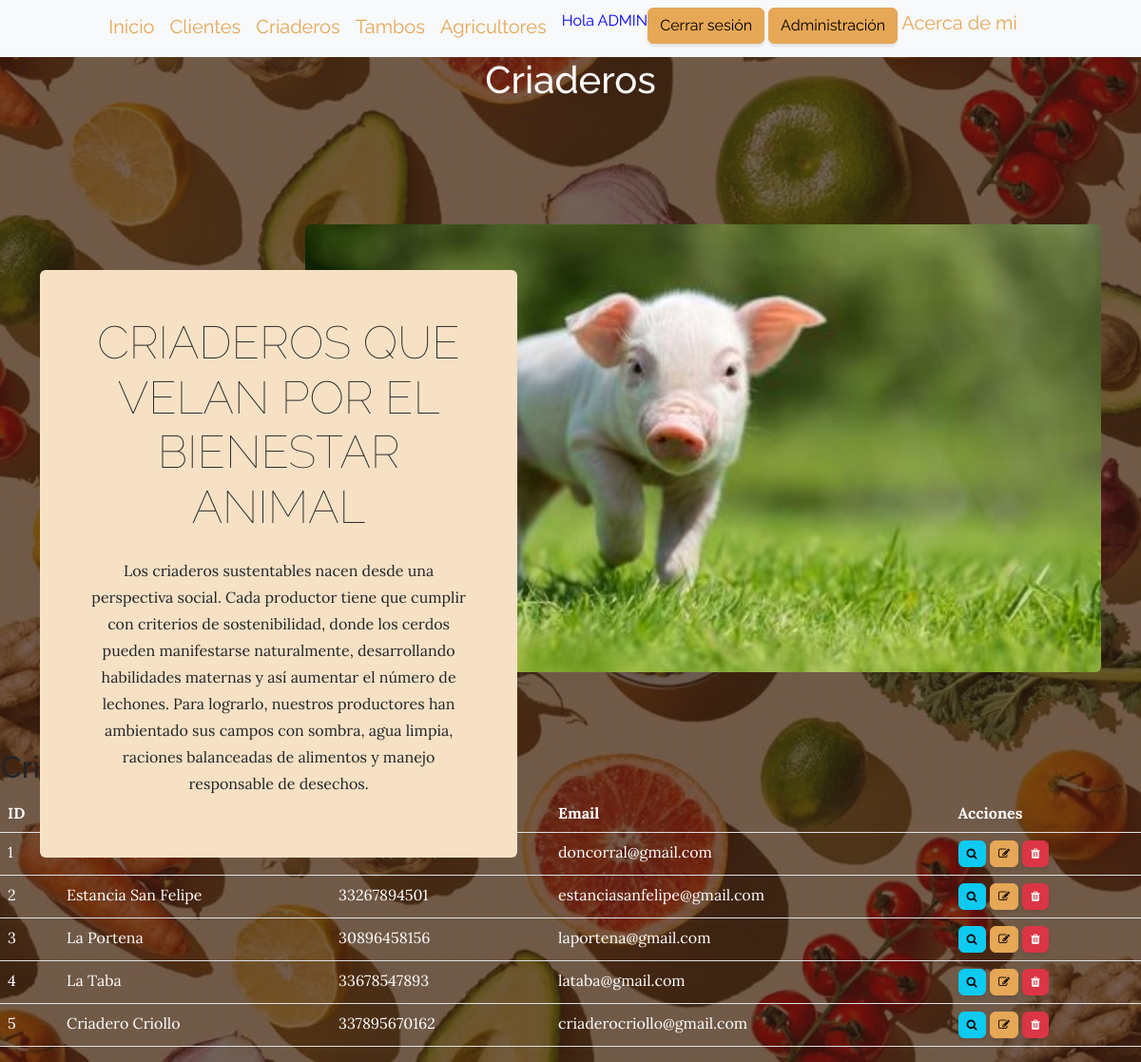
The app's page /aplicacion/criaderos/ (signed in) with its own data.
### aplicacion/models.py (models this page shows, shortened)
class Criadero(models.Model):
    nombre=models.CharField(max_length=50)
    cuit=models.IntegerField()
    email=models.EmailField()

### aplicacion/views.py (the view)
# urls.py: path('criaderos/', CriaderoList.as_view(), name="criaderos"),
class CriaderoList(LoginRequiredMixin, ListView):
    model = Criadero

### aplicacion/templates/aplicacion/criadero_list.html (shortened to what this page needs)
{% extends 'aplicacion/base.html' %}
{% load static %}
{% block cabecera %}
Criaderos
{% endblock cabecera %}
{% block contenido %}
<section class="page-section clearfix">
    <div class="container">
        <div class="intro">
            <img class="intro-img img-fluid mb-3 mb-lg-0 rounded" src="{% static 'aplicacion/assets/img/criadero.jpg' %}" alt="..." />
            <div class="intro-text left-0 text-center bg-faded p-5 rounded">
                <h2 class="section-heading mb-4">
                    <span class="section-heading-lower">Criaderos que velan por el bienestar animal</span>
                </h2>
                <p class="mb-3">Los criaderos sustentables nacen desde una perspectiva social. Cada productor tiene que cumplir con criterios de sostenibilidad, donde los cerdos pueden manifestarse naturalmente, desarrollando habilidades maternas y así aumentar el número de lechones. Para lograrlo, nuestros productores han ambientado sus campos con sombra, agua limpia, raciones balanceadas de alimentos y manejo responsable de desechos.</p>
            </div>
        </div>
    </div>
</section>
<table>
    <tr>
        <td width="200"><h2>Criaderos</h2></td>
        <td>
            <a
            href="{% url 'create_criaderos' %}"
            class="btn btn-primary btn-sm"
            >
            </a>
        </td>
    </tr>
</table>
<table class="table">
    <thead>
        <tr>
            <th>ID</th>
            <th>Nombre</th>
            <th>CUIT</th>
            <th>Email</th>
            <th>Acciones</th>
        </tr>
    </thead>
    <tbody>
    {% for criadero in criadero_list %}
    <tr>
        <td>{{ criadero.id }}</td>
        <td>{{ criadero.nombre }}</td>
        <td>{{ criadero.cuit }}</td>
        <td>{{ criadero.email }}</td>
        <td>
            <a
             href="{% url 'detail_criadero' criadero.id %}"
             class="btn btn-info"
             style="--bs-btn-padding-y: .25rem; --bs-btn-padding-x: .5rem; --bs-btn-font-size: .75rem;"
             ><i class="fa fa-search fa-sm" tittle="View Record"></i>
            </a>
            <a
             href="{% url 'update_criadero' criadero.id %}"
             class="btn btn-primary"
             style="--bs-btn-padding-y: .25rem; --bs-btn-padding-x: .5rem; --bs-btn-font-size: .75rem;"
             ><i class="fa fa-edit fa-sm" tittle="Edit Record"></i>
            </a>
            <a
             href="{% url 'delete_criadero' criadero.id %}"
             class="btn btn-danger"
             style="--bs-btn-padding-y: .25rem; --bs-btn-padding-x: .5rem; --bs-btn-font-size: .75rem;"
             ><i class="fa fa-trash fa-sm" tittle="Delete Record"></i>
           </a>
        </td>
    </tr>
    {% endfor %}
    </tbody>
</table>
{% endblock contenido %}

### aplicacion/templates/aplicacion/base.html (shortened to what this page needs)
<!DOCTYPE html>
<html lang="en">
    <head>
        {% load static %}
        <link rel="stylesheet" href="https://stackpath.bootstrapcdn.com/font-awesome/4.7.0/css/font-awesome.min.css">
        <link href="https://cdn.jsdelivr.net/npm/bootstrap@5.3.1/dist/css/bootstrap.min.css" rel="stylesheet">
        <link href="{% static 'aplicacion/css/styles.css' %}" rel="stylesheet" />
    </head>
    <body>
        <nav class="navbar navbar-expand-lg bg-body-tertiary" id="mainNav">
            <div class="container">
                <div class="collapse navbar-collapse" id="navbarSupportedContent">
                    <ul class="navbar-nav mx-auto">
                        <a class="navbar-brand" href="{% url 'inicio' %}">Inicio</a>
                        {% if user.is_authenticated %}
                        <a class="navbar-brand" href="{% url 'clientes' %}">Clientes</a>
                        <a class="navbar-brand" href="{% url 'criaderos' %}">Criaderos</a>
                        <a class="navbar-brand" href="{% url 'tambos' %}">Tambos</a>
                        <a class="navbar-brand" href="{% url 'agricultores' %}">Agricultores</a>
                        <p style="color:blue">Hola {{ user.username|upper }}</p>
                        <div>
                        <a class="btn btn-primary" href="{% url 'logout' %}">Cerrar sesión</a>
                        <a class="btn btn-primary" href="{% url 'admin:index' %}">Administración</a>
                        <a class="navbar-brand" href="{% url 'acerca' %}">Acerca de mi</a>
                        {% else %}
                        <a class="btn btn-info" href="{% url 'register' %}">Registrarse</a>
                        <a class="btn btn-info" href="{% url 'login' %}">Login</a>
                        {% endif %}
                    </ul>
                </div>
            </div>
        </nav>
        <header class="masthead">
            <div class="container position-relative">
                <div class="row justify-content-center">
                    <div class="col-xl-6">
                        <div class="text-center text-white">
                            <h1 class="mb-5">
                                {% block cabecera %}{% endblock cabecera %}
                            </h1>
                        </div>
                    </div>
                </div>
            </div>
        </header>
        {% block contenido %}{% endblock contenido %}
    </body>
</html>

### records on screen
Criadero: id "1", email "doncorral@gmail.com"
Criadero: id "2", nombre "Estancia San Felipe", cuit "33267894501", email "estanciasanfelipe@gmail.com"
Criadero: id "3", nombre "La Portena", cuit "30896458156", email "laportena@gmail.com"
Criadero: id "4", nombre "La Taba", cuit "33678547893", email "lataba@gmail.com"
Criadero: id "5", nombre "Criadero Criollo", cuit "337895670162", email "criaderocriollo@gmail.com"

### other values on screen
{{ user.username|upper }} "ADMIN"
